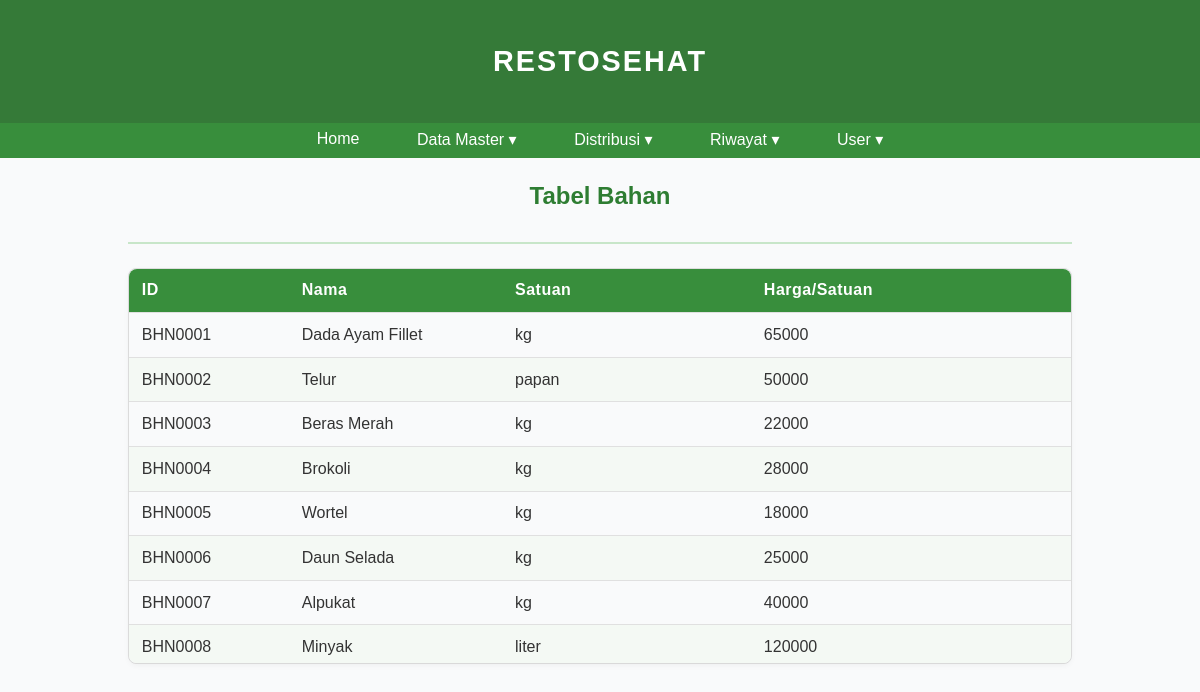
/bahan (signed in), run on the app's committed database.
### main.py (models this page shows, shortened)
class Bahan(db.Model):
    idPrefix = 'BHN'
    id = db.Column(db.String(5), primary_key=True)
    namaBahan = db.Column(db.String(25), nullable=False)
    satuan = db.Column(db.String(8), nullable=False)
    hargaPerSatuan = db.Column(db.Integer, nullable=False)
    stocks = db.relationship('Stock', backref='bahan', lazy=True, cascade="all, delete-orphan")
    riwayat = db.relationship('Riwayat', backref='bahan', lazy=True)

### main.py (the view)
@app.route("/bahan")
@login_required
def bahan():
    items = Bahan.query.order_by(Bahan.id).all()
    return render_template('bahan.html', items=items)

### main.py (called while the page is built)
@login_manager.user_loader
def load_user(user_id):
    return User.query.get(user_id)

### templates/bahan.html (shortened to what this page needs)
{% extends 'base.html' %}
{% block body %}
<div class="content">
    <div class="head-content">
        <p>Tabel Bahan</p>
    </div>
    <div class="main-content">
        {% if items|length < 1 %}
        <h4>Kosong</h4>
        {% else %}
        <div class="table-container">
            <table>
                <thead>
                    <tr>
                        <th>ID</th>
                        <th>Nama</th>
                        <th>Satuan</th>
                        <th>Harga/Satuan</th>
                    </tr>
                </thead>
                <tbody>
                    {% for item in items %}
                    <tr>
                        <td>{{ item.id }}</td>
                        <td>{{ item.namaBahan }}</td>
                        <td>{{ item.satuan }}</td>
                        <td>{{ item.hargaPerSatuan }}</td>
                    </tr>
                    {% endfor %}
                </tbody>
            </table>
        </div>
        {% endif %}
    </div>
</div>
{% endblock %}

### static/main.css (style rules this page uses)
body { margin: 0; padding: 0; font-family: 'Poppins', sans-serif; background-color: #f9fafb; color: #333; }
.content { background: transparent !important; box-shadow: none !important; border-radius: 0 !important; max-width: 100% !important; width: 100% !important; padding: 2rem 4rem !important; margin: 0 auto !important; }
.head-content { text-align: center; font-size: 1.5rem; font-weight: 600; color: #2e7d32; border-bottom: 2px solid #c8e6c9; padding-bottom: 0.5rem; margin-bottom: 1.5rem; }
.main-content { display: flex; flex-direction: column; align-items: center; gap: 1.5rem; }
table { width: 100%; border-collapse: collapse; border-radius: 8px; overflow: hidden; box-shadow: 0 2px 6px rgba(0, 0, 0, 0.05); }
th { background-color: #388e3c; color: white; text-align: left; padding: 0.8rem; font-weight: 600; letter-spacing: 0.5px; }
td { padding: 0.8rem; border-bottom: 1px solid #e0e0e0; }
tr:nth-child(even) { background-color: #f4f9f4; }
.table-container { max-height: 400px; border: 1px solid #e0e0e0; border-radius: 8px; }
.table-container table { width: 100%; border-collapse: collapse; }
.table-container thead { display: table; width: 100%; table-layout: fixed; }
.table-container thead th { position: sticky; top: 0; background-color: #388e3c; color: white; z-index: 1; text-align: left; padding: 0.8rem; border-bottom: 1px solid #e0e0e0; }
.table-container tbody { display: block; max-height: 350px; overflow-y: auto; width: 100%; }
.table-container tbody tr { display: table; width: 100%; table-layout: fixed; }
.table-container tbody tr:nth-child(even) { background-color: #f4f9f4; }
.table-container td { padding: 0.8rem; border-bottom: 1px solid #e0e0e0; }
table { width: 100% !important; table-layout: auto !important; border-collapse: collapse; word-wrap: break-word; white-space: normal; }
th, td { word-break: break-word; white-space: normal; padding: 0.8rem 1rem; }
.content { max-width: 1360px; width: min(95vw, 1360px); }
table { width: 100%; table-layout: auto; border-collapse: collapse; }
th, td { white-space: nowrap; padding: 0.8rem 1rem; text-align: left; }
.content, .main-content, .table-container { overflow-x: visible !important; }
:root { --page-max: 1200px; }
.head-name, .navbar, .content { max-width: var(--page-max); width: min(96vw, var(--page-max)); margin-left: auto; margin-right: auto; }
.content { padding-inline: clamp(16px, 2vw, 32px); }
*, *::before, *::after { box-sizing: border-box; }
html, body { width: 100%; overflow-x: hidden; }
:root { --page-max: 1280px; }
.head-name, .navbar, .content { max-width: var(--page-max); width: min(96vw, var(--page-max)); margin: 0 auto; }
table { width: 100% !important; max-width: 100% !important; table-layout: auto !important; border-collapse: collapse; }
th, td { min-width: 0 !important; padding: 0.75rem 1rem; text-align: left; white-space: nowrap; }
@media (max-width: 1280px) { th, td { white-space: normal; word-break: break-word; } }
table, .table-container { width: 100% !important; }
th:nth-child(n), td:nth-child(n) { min-width: 0 !important; }
body { overflow-x: hidden; }
html, body { overflow-x: hidden; }
html, body { margin: 0 !important; padding: 0 !important; overflow-x: hidden; background-color: #f9fafb; }
.content, .container, main { margin-top: 0 !important; padding-top: 0 !important; }
table { width: 100% !important; table-layout: fixed !important; border-collapse: collapse; }
table th, table td { white-space: normal !important; overflow-wrap: anywhere; word-break: break-word; hyphens: auto; vertical-align: top; }
table th:nth-child(1), table td:nth-child(1) { width: 9ch; }
table th:nth-child(2), table td:nth-child(2) { width: 12ch; }
table th:nth-child(3), table td:nth-child(3) { width: 14ch; }
table th:nth-child(4), table td:nth-child(4) { width: 18ch; }

### data on the page
Bahan: id "BHN0001", namaBahan "Dada Ayam Fillet", satuan "kg", hargaPerSatuan "65000"
Bahan: id "BHN0002", namaBahan "Telur", satuan "papan", hargaPerSatuan "50000"
Bahan: id "BHN0003", namaBahan "Beras Merah", satuan "kg", hargaPerSatuan "22000"
Bahan: id "BHN0004", namaBahan "Brokoli", satuan "kg", hargaPerSatuan "28000"
Bahan: id "BHN0005", namaBahan "Wortel", satuan "kg", hargaPerSatuan "18000"
Bahan: id "BHN0006", namaBahan "Daun Selada", satuan "kg", hargaPerSatuan "25000"
Bahan: id "BHN0007", namaBahan "Alpukat", satuan "kg", hargaPerSatuan "40000"
Bahan: id "BHN0008", namaBahan "Minyak", satuan "liter", hargaPerSatuan "120000"
